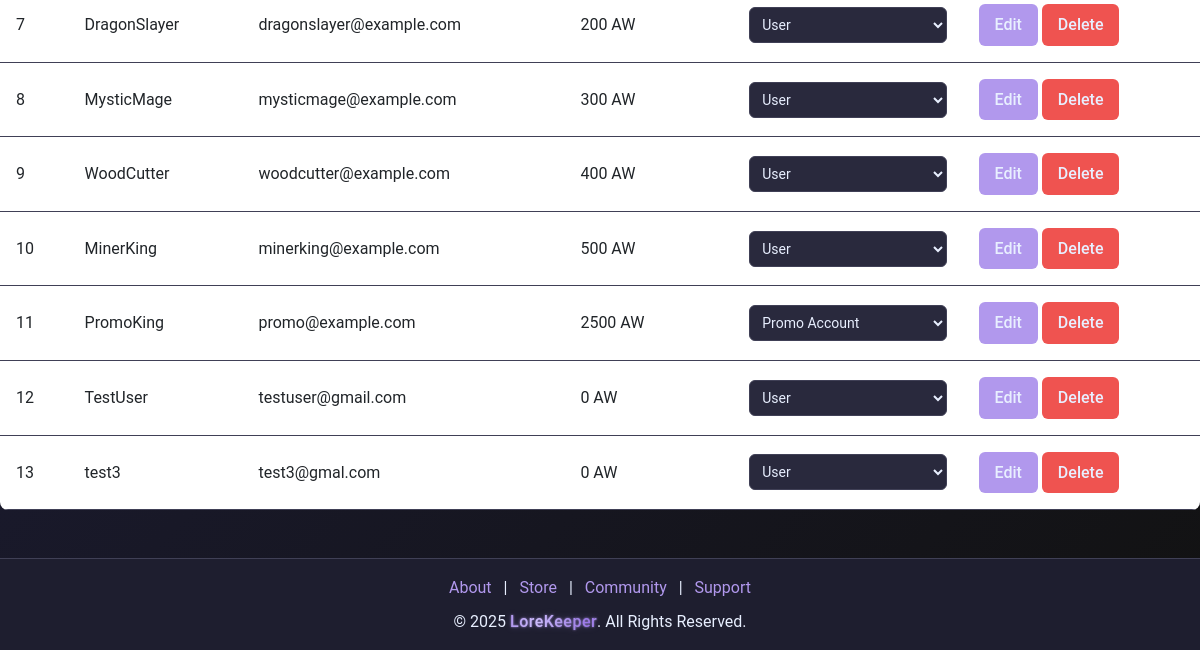
Page /admin (signed in, lower part) on the earlier database version.
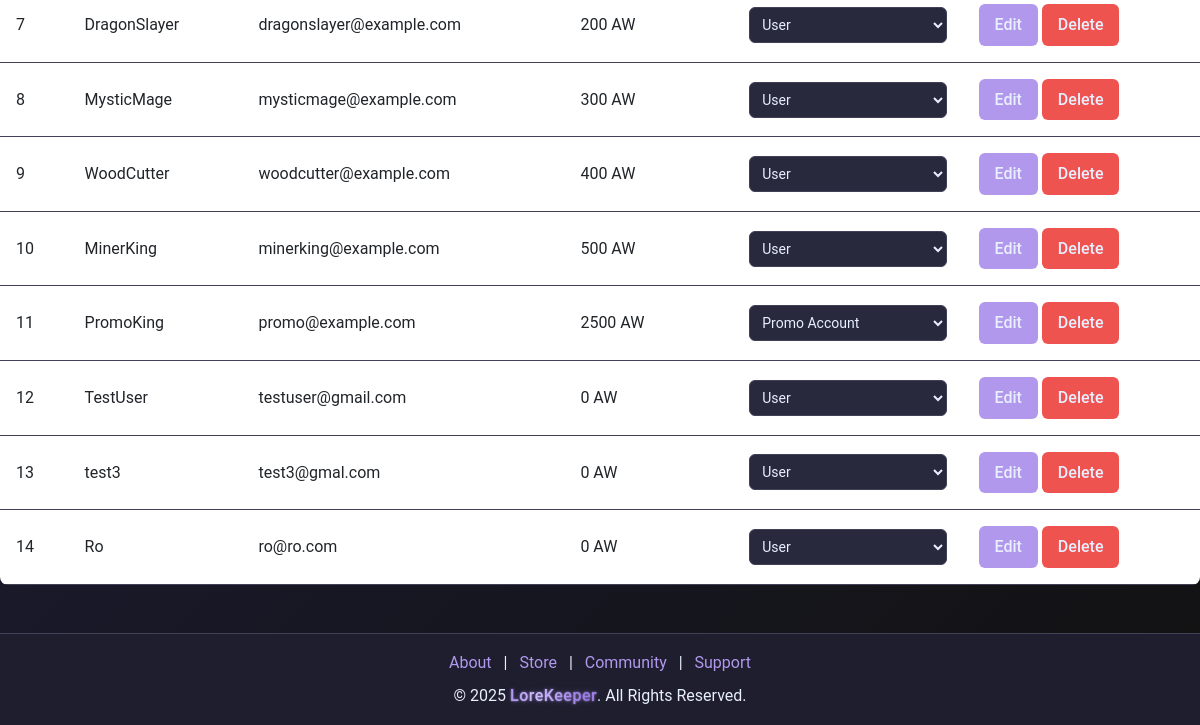
Same page on the later database version.
### models.py (models this page shows)
class User(db.Model):
    __tablename__ = "users"
    id = db.Column(db.Integer, primary_key=True)
    username = db.Column(db.String(64), nullable=False, index=True)
    email = db.Column(db.String(128), unique=True, nullable=False, index=True)
    password = db.Column(db.String(128), nullable=False)
    bio = db.Column(db.String(256), default="")
    privilege_id = db.Column(db.Integer, db.ForeignKey("privileges.id"), default=1)
    created_at = db.Column(db.DateTime, default=datetime.utcnow)
    status = db.Column(db.String(64), default="Active", index=True)
    balance = db.Column(db.Integer, default=0)
    pending_balance = db.Column(db.Integer, default=0)
    purchases = db.relationship(
        "Purchase", back_populates="user", lazy=True, cascade="all, delete-orphan"
    )
    subscription = db.relationship(
        "Subscription", back_populates="user", lazy=True, cascade="all, delete-orphan"
    )
    received_transactions = db.relationship(
        "Receipt", foreign_keys="Receipt.receiver_id", back_populates="receiver"
    )
    tickets = db.relationship("SupportTicket", back_populates="user")
    responses = db.relationship("SupportTicketResponse", back_populates="responder")
    balance_logs = db.relationship("TransactionLog", back_populates="user")
    game_states = db.relationship("GameState", back_populates="user")
    grindstone_items = db.relationship("GrindStoneItem", back_populates="user")
    community_posts = db.relationship("CommunityPost", back_populates="creator")
    community_replies = db.relationship("CommunityReply", back_populates="creator")

class Privilege(db.Model):
    __tablename__ = "privileges"
    id = db.Column(db.Integer, primary_key=True)
    name = db.Column(db.String(64), nullable=False, unique=True)
    description = db.Column(db.String(256))

### app.py (the view, shortened to what this page needs)
@app.route("/admin", methods=["GET", "POST"])
@admin_required
def admin_dashboard():
    if session.get("privilege_id") != 999:
        flash("Access denied! Admins only.", "danger")
        return redirect(url_for("home"))
    users = User.query.all()
    privileges = Privilege.query.all()
    return render_template("admin.html", users=users, privileges=privileges)

### app.py (called while the page is built)
@app.after_request
def add_header(response):
    response.headers["Cache-Control"] = "no-store"
    return response

@app.before_request
def before_request():
    try:
        if session.get("user_id"):
            session.permanent = True
        else:
            getCookie()
    except Exception:
        session.clear()

### wrappers.py (called while the page is built)
def admin_required(f):
    @wraps(f)
    def decorated_function(*args, **kwargs):
        if not session.get("user_id"):
            flash("You must be logged in to access this page", "warning")
            return redirect(url_for("login"))
        if session.get("privilege_id") != 999:
            flash("Admin access required for this page", "warning")
            return redirect(url_for("home"))
        return f(*args, **kwargs)
    return decorated_function

### templates/admin.html (shortened to what this page needs)
{% extends "nav_footer_template.html" %}
{% block content %}
<div class="container mt-5 admin-dashboard">
    <div class="tab-content" id="adminTabContent">
        <div class="tab-pane fade show active" id="users" role="tabpanel">
            <div class="table-responsive">
                <table class="table admin-table">
                    <tbody>
                        {% for user in users %}
                        <tr>
                            <td>{{ user.id }}</td>
                            <td>{{ user.username }}</td>
                            <td>{{ user.email }}</td>
                            <td>{{ user.balance }} AW</td>
                            <td>
                                <select class="privilege-select" data-user-id="{{ user.id }}">
                                    {% for privilege in privileges %}
                                    <option value="{{ privilege.id }}" {% if privilege.id == user.privilege_id %}selected{% endif %}>
                                        {{ privilege.name }}
                                    </option>
                                    {% endfor %}
                                </select>
                            </td>
                            <td>
                                <button class="admin-btn admin-btn-primary edit-user" data-bs-toggle="modal"
                                        data-bs-target="#editUserModal" data-user-id="{{ user.id }}">
                                    Edit
                                </button>
                                <form method="POST" action="{{ url_for('delete_user', user_id=user.id) }}" class="d-inline">
                                    <button type="submit" class="admin-btn admin-btn-danger">Delete</button>
                                </form>
                            </td>
                        </tr>
                        {% endfor %}
                    </tbody>
                </table>
            </div>
        </div>
    </div>
</div>
{% endblock %}

Differences in the rows shown:
added User: id "14", username "Ro", email "ro@ro.com", balance "0", privilege+id "User"
